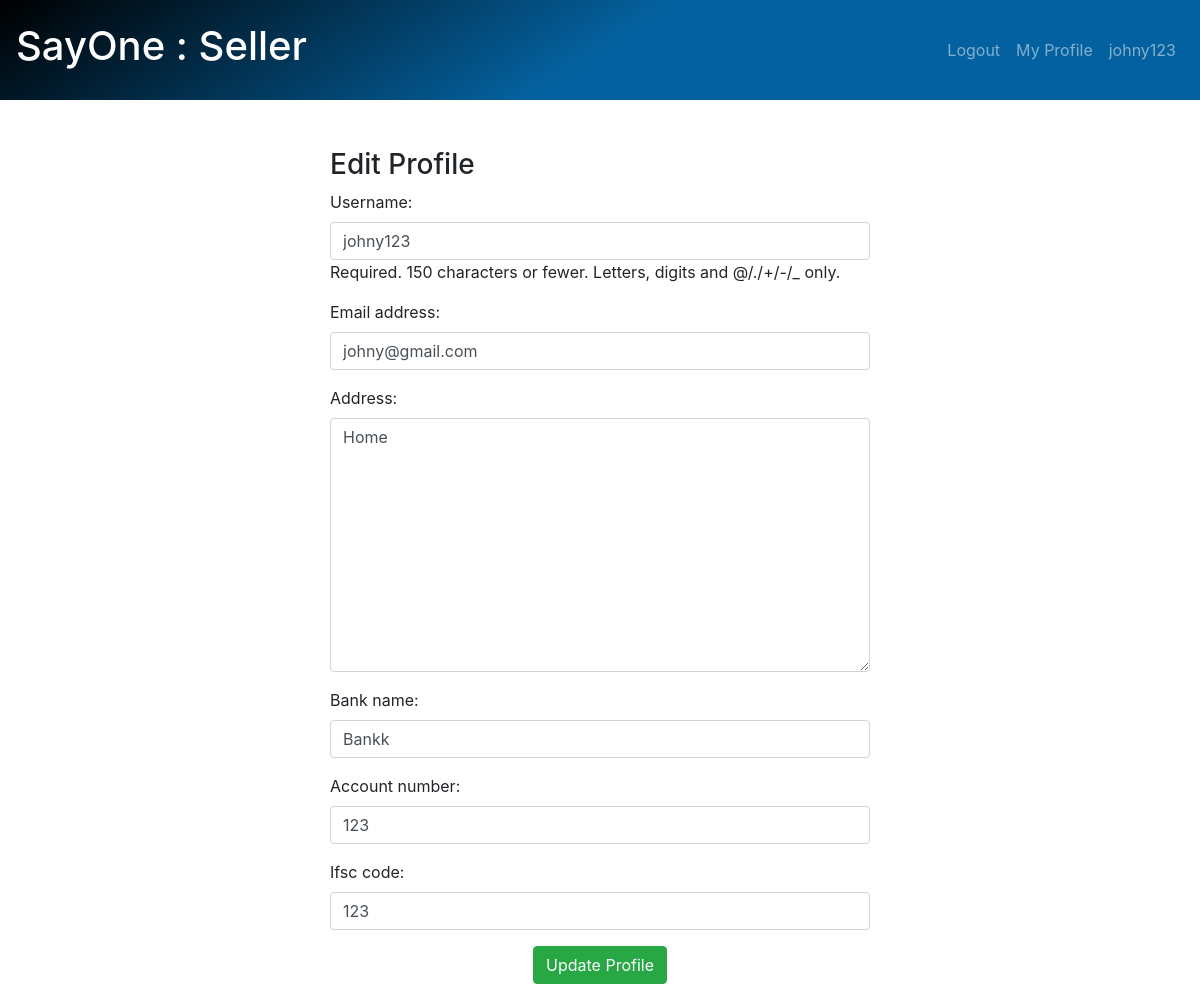
Before: /seller/editprofile (signed in) with the older database file.
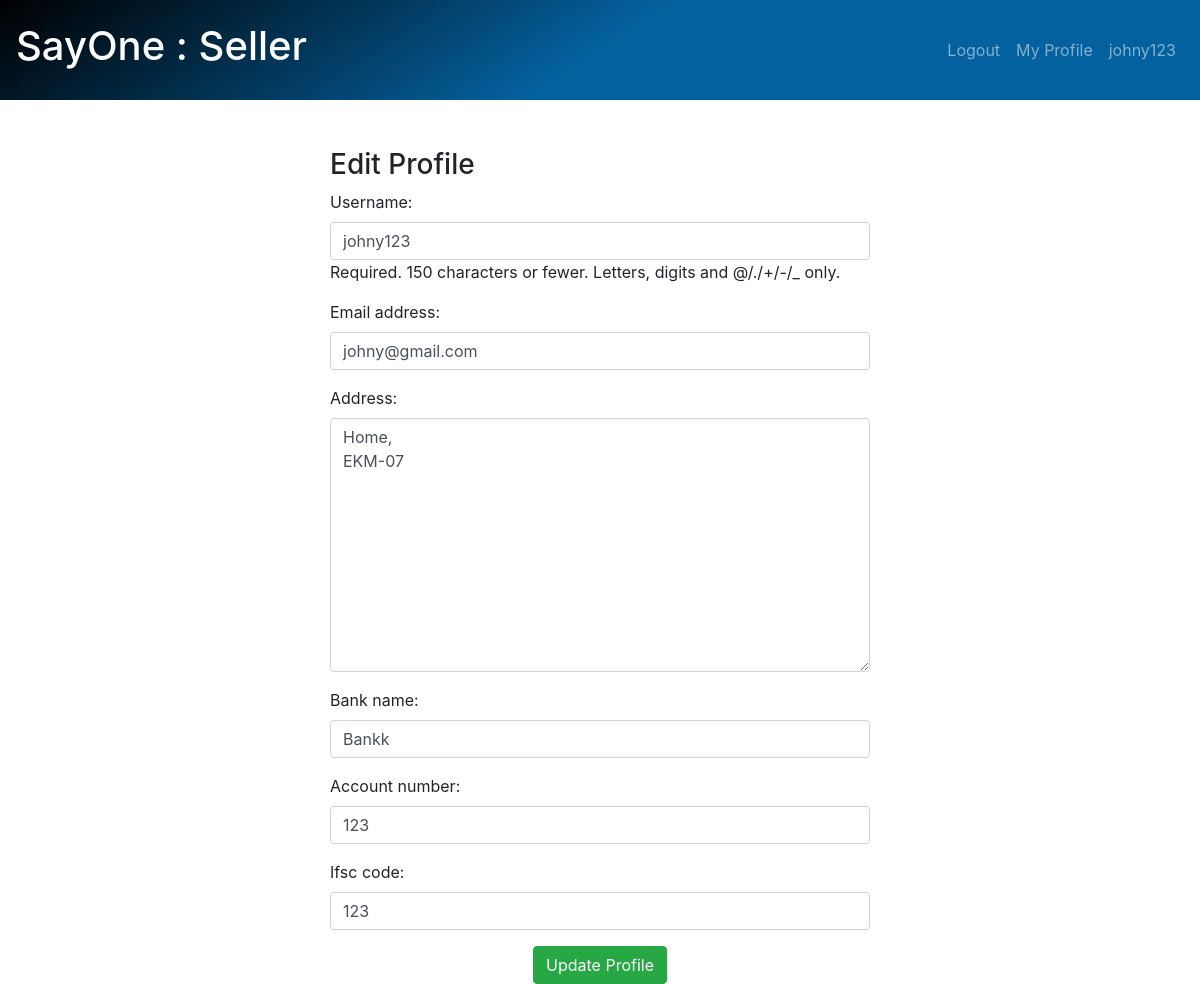
After: the same page with the newer database file.
### seller/models.py (models this page shows, shortened)
class Seller_Details(models.Model):
    user = models.ForeignKey(User, on_delete=models.CASCADE)
    username = models.CharField(max_length=100)
    address = models.TextField()
    bank_name = models.CharField(max_length=100)
    account_number = models.IntegerField()
    ifsc_code = models.CharField(max_length=20)
    options = (("approved", "approved"),
               ("pending", "pending"),
               )
    status = models.CharField(max_length=100, choices=options, default='pending')

### seller/views.py (the view)
# urls.py: path('editprofile', login_required(views.EditProfile.as_view(), login_url='seller_login'), name='edit_profile'),
class EditProfile(TemplateView):
    user_form = ProfileUserForm
    profile_form = ProfileForm
    template_name = "edit_profile.html"
    def get(self, request, *args, **kwargs):
        return self.post(request, *args, **kwargs)
    def post(self, request):
        post_data = request.POST or None
        try:
            details = models.Seller_Details.objects.get(user=request.user)
        except models.Seller_Details.DoesNotExist:
            details = None
        user_form = ProfileUserForm(post_data, instance=request.user)
        profile_form = ProfileForm(post_data, instance=details)
        if user_form.is_valid() and profile_form.is_valid():
            user_form.save()
            profile = profile_form.save(commit=False)
            profile.user = request.user
            profile.save()
            return HttpResponseRedirect(reverse_lazy('seller_profile'))
        context = self.get_context_data(user_form=user_form, profile_form=profile_form)
        return self.render_to_response(context)

### seller/forms.py
class ProfileUserForm(forms.ModelForm):
    class Meta:
        model = User
        fields = ["username", "email"]
        widgets = {
            "username": forms.TextInput(attrs={"class": "form-control"}),
            "email": forms.EmailInput(attrs={"class": "form-control"}),
        }

### seller/templates/edit_profile.html (shortened to what this page needs)
{% extends 'seller_base.html'%}
{%block content%}
<div class="container" style="padding-top:100px;">
    <div class="row mt-5">
        <div class="col-3"></div>
        <div class="col-6">
            <h3>Edit Profile</h3>
            <form action="" method="post" enctype="multipart/form-data">
                {{user_form.as_p}}
                {{profile_form.as_p}}
                <div class="text-center">
                                    <input class="btn btn-success" type="submit" value="Update Profile" href="{% url 'seller_profile'%}">
                </div>
            </form>
        </div>
        <div class="col-3"></div>
    </div>
</div>
{%endblock%}

Changed rows visible on the page:
changed Seller_Details "Bankk": address "Home" → "Home, EKM-07"
